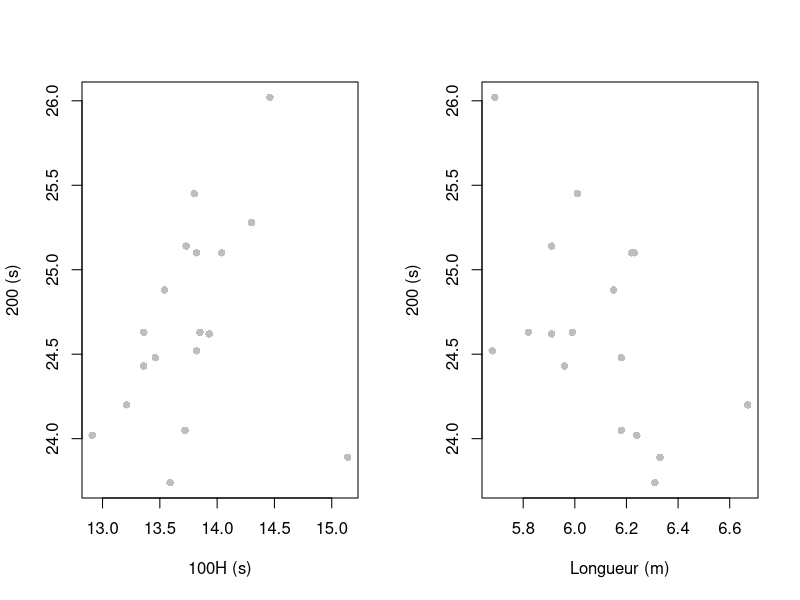
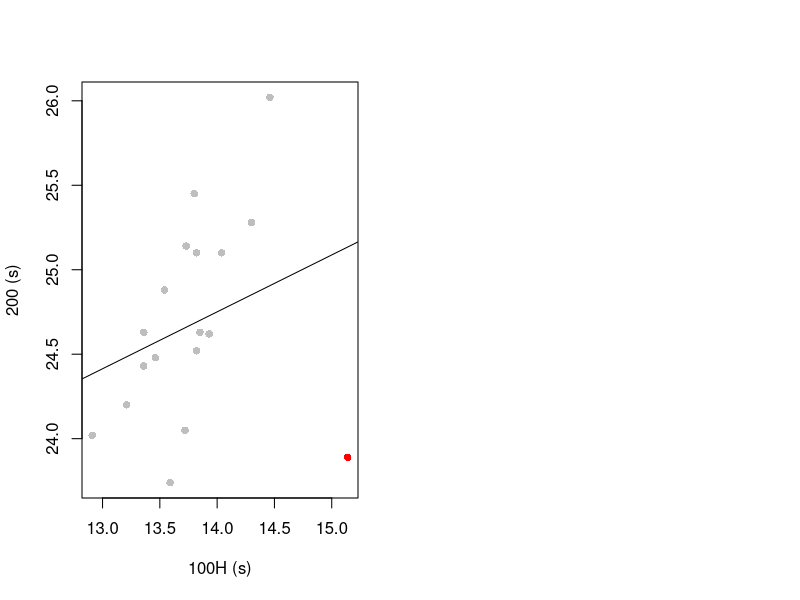

Source code (R) for these figures, in order:
## ---- chunk 1
df <- read.table("data/heptathlon_2023.csv", sep=",", header=T, stringsAsFactors = T, row.names = 1)
head(df)
## ---- chunk 2
layout(matrix(c(1,2), nrow=1))
plot(df$X100m, df$X200m, xlab="100H (s)", ylab="200 (s)", pch=16, col="gray")
plot(df$Longueur, df$X200m,  xlab="Longueur (m)", ylab="200 (s)", pch=16, col="gray")
## ---- chunk 3
lm(df$X200m~df$X100m)
## ---- chunk 4
plot(df$X100m, df$X200m, xlab="100H (s)", ylab="200 (s)", pch=16, col="gray")
points(df$X100m[which(df$X100m>15)],df$X200m[which(df$X100m>15)], col="red", pch=16)
abline(coef(lm(df$X200m~df$X100m)))
## ---- chunk 5
n <- dim(df)[1]

x_center <- df$X100m-mean(df$X100m)
y_center <- df$X200m-mean(df$X200m)
  
Covariance <- sum(x_center*y_center)/(n-1)
## ---- chunk 6
var_x <- sqrt(sum(x_center^2)/(n-1))
var_y <- sqrt(sum(y_center^2)/(n-1))
## ---- chunk 7
r <- Covariance/(var_x*var_y)
print(r)
## ---- chunk 8
model <- lm(df$X200m~df$X100m) ## Nous ajustons un modèle linéaire où la variable réponse est le temps au 200m.
SCT = sum(y_center^2) ## Nous calculons la somme des carrés totale de la variable réponse Y.
SCE = sum(model$residuals^2) ## Puis la somme des carrés non expliquée de la variable réponse Y par X.

r_squared <- 1-(SCE/SCT)
print(r_squared)
## ---- chunk 9
r^2
## ---- chunk 10
model <- lm(df$X200m~df$X100m)
summary(model)
## ---- chunk 11
cor.test(df$X200m,df$X100m, method="pearson")
